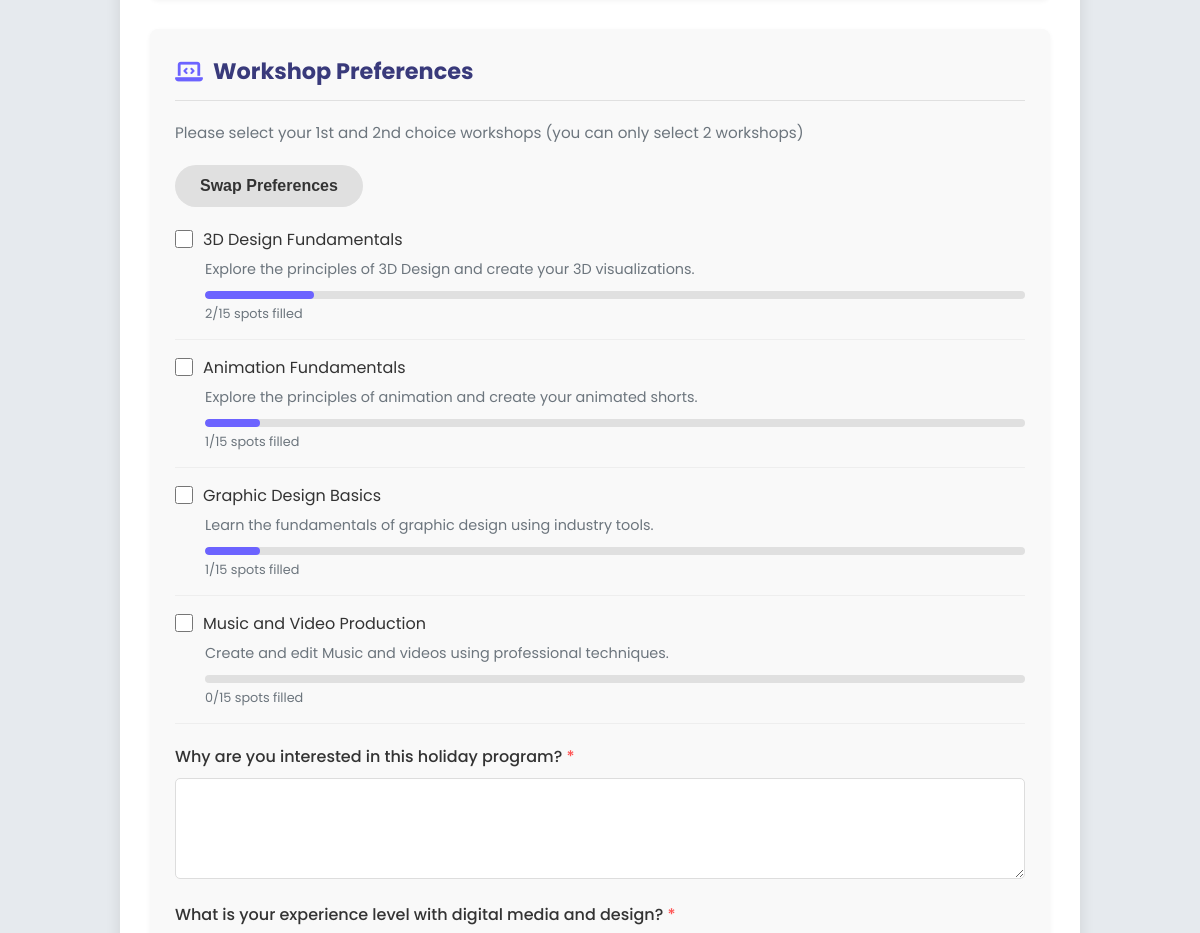
The page /app/Views/holidayPrograms/holidayProgramRegistration.php?program_id=1 (signed in, middle part) on the database as committed earlier.
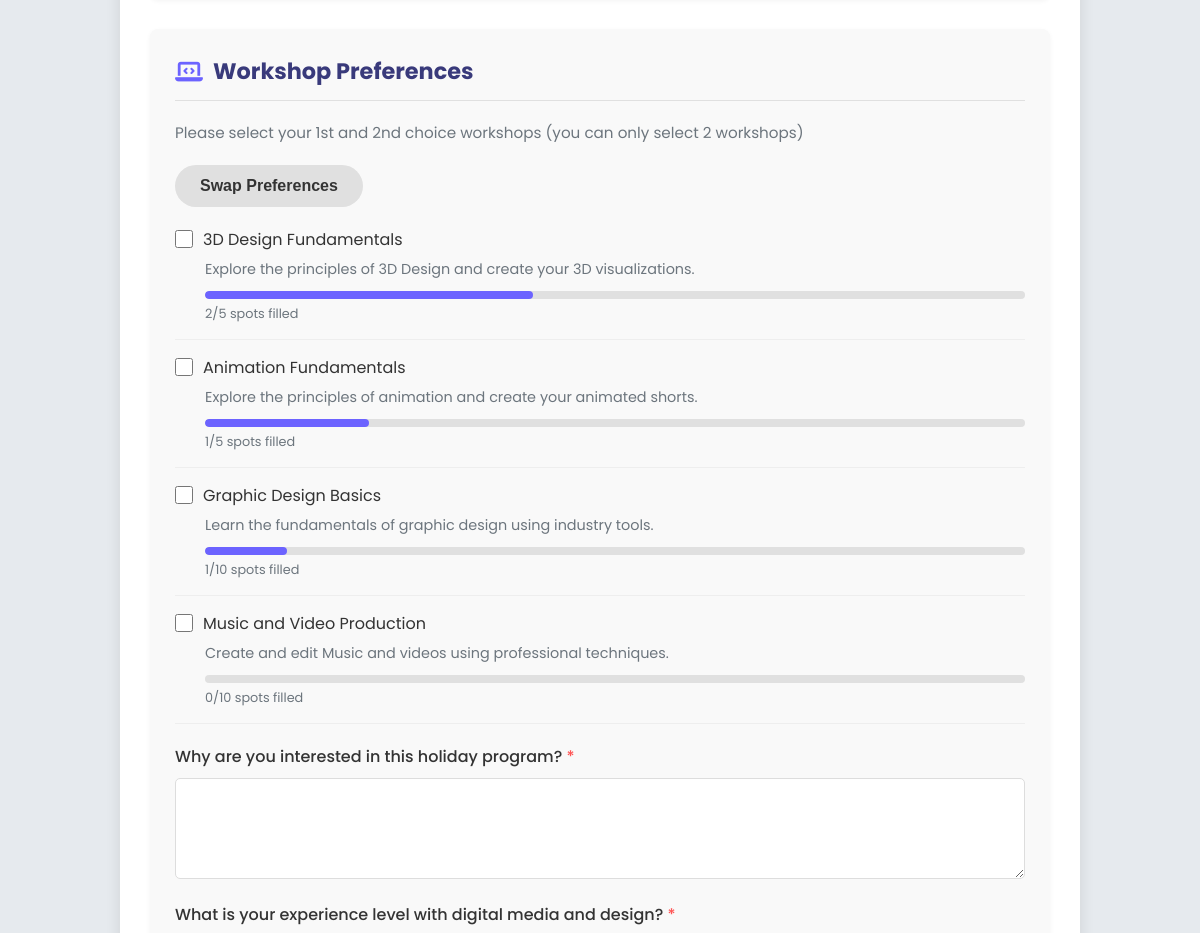
The same page on the database as committed later.
### tables this page shows
CREATE TABLE `holiday_program_workshops` (
  `id` int(11) NOT NULL,
  `program_id` int(11) NOT NULL,
  `title` varchar(255) NOT NULL,
  `description` text DEFAULT NULL,
  `instructor` varchar(255) DEFAULT NULL,
  `max_participants` int(11) DEFAULT 15,
  `start_time` time DEFAULT NULL,
  `end_time` time DEFAULT NULL,
  `location` varchar(255) DEFAULT NULL,
  `created_at` timestamp NOT NULL DEFAULT current_timestamp(),
  `updated_at` timestamp NOT NULL DEFAULT current_timestamp() ON UPDATE current_timestamp()
);

### app/Views/holidayPrograms/holidayProgramRegistration.php (the view, shortened to what the changed rows need)
<?php
require_once '../../../server.php';
$formSubmitted = false;
$registrationSuccess = false;
$isMemberFull = false;
$isMentorFull = false;
$isEditing = isset($_GET['edit']) && $_GET['edit'] == 1;
$programId = isset($_GET['program_id']) ? intval($_GET['program_id']) : 1;
$programDetails = [];
$sql = "SELECT * FROM holiday_programs WHERE id = ?";
$stmt = $conn->prepare($sql);
$stmt->bind_param("i", $programId);
$stmt->execute();
$result = $stmt->get_result();
if ($result->num_rows > 0) {
    $programDetails = $result->fetch_assoc();
}
$programId = isset($_GET['program_id']) ? intval($_GET['program_id']) : 1;
function getWorkshopEnrollmentCounts($conn, $programId) {
    $counts = [];
    $sql = "SELECT id, title, max_participants
            FROM holiday_program_workshops
            WHERE program_id = ?";
    $stmt = $conn->prepare($sql);
    $stmt->bind_param("i", $programId);
    $stmt->execute();
    $result = $stmt->get_result();
    while ($row = $result->fetch_assoc()) {
        $counts[$row['id']] = [
            'title' => $row['title'],
            'max' => $row['max_participants'],
            'enrolled' => 0
        ];
    }
    $sqlPrefs = "SELECT workshop_preference
                 FROM holiday_program_attendees
                 WHERE program_id = ? AND mentor_registration = 0";
    $stmtPrefs = $conn->prepare($sqlPrefs);
    $stmtPrefs->bind_param("i", $programId);
    $stmtPrefs->execute();
    $resultPrefs = $stmtPrefs->get_result();
    while ($row = $resultPrefs->fetch_assoc()) {
        $preferences = json_decode($row['workshop_preference'], true);
        $topPreference = is_array($preferences[0]) ? $preferences[0]['id'] : $preferences[0];
        if (isset($counts[$topPreference])) {
            $counts[$topPreference]['enrolled']++;
        }
    }
    return $counts;
}
$workshopEnrollmentCounts = getWorkshopEnrollmentCounts($conn, $programId);
$workshops = [];
$sql = "SELECT * FROM holiday_program_workshops WHERE program_id = ? ORDER BY title";
$stmt = $conn->prepare($sql);
$stmt->bind_param("i", $programId);
$stmt->execute();
$result = $stmt->get_result();
if ($result->num_rows > 0) {
    while ($row = $result->fetch_assoc()) {
        $workshops[] = $row;
    }
}
?>
<!DOCTYPE html>
<html lang="en">
<head>
    <link rel="stylesheet" href="../../../public/assets/css/holidayProgramStyles.css">
    <link rel="stylesheet" href="https://cdnjs.cloudflare.com/ajax/libs/font-awesome/6.4.0/css/all.min.css">
</head>
    <?php include './holidayPrograms-header.php'; ?>
    <main class="registration-container">
        <?php if ($formSubmitted && $registrationSuccess): ?>
            <div class="success-message">
                <div class="success-content">
                    <i class="fas fa-check-circle"></i>
                    <?php if (isset($_POST['mentor_registration']) && $_POST['mentor_registration'] == 1): ?>
                        <h2>Mentor Registration Submitted!</h2>
                        <p>Thank you for registering as a mentor for the <?php echo htmlspecialchars($programDetails['title']); ?> holiday program. We've sent a confirmation email to <?php echo htmlspecialchars($email); ?>. Your application will be reviewed by our program coordinator.</p>
                        <div class="next-steps">
                            <h3>Next Steps:</h3>
                            <ul>
                                <li>Check your email for confirmation and additional information</li>
                                <li>You will be notified about the status of your application within 5 business days</li>
                                <li>If approved, you'll receive details about mentor training and workshop preparation</li>
                            </ul>
                        </div>
                    <?php else: ?>
                        <h2>Registration Successful!</h2>
                        <p>Thank you for registering for the <?php echo htmlspecialchars($programDetails['title']); ?> holiday program. We've sent a confirmation email to <?php echo htmlspecialchars($email); ?> with all the details.</p>
                        <div class="next-steps">
                            <h3>Next Steps:</h3>
                            <ul>
                                <li>Check your email for confirmation and additional information</li>
                                <li>Mark your calendar for <?php echo htmlspecialchars($programDetails['dates']); ?></li>
                                <li>Prepare any materials or equipment mentioned in the email</li>
                            </ul>
                        </div>
                    <?php endif; ?>
                    <div class="action-buttons">
                        <a href="holiday-dashboard.php" class="primary-button">Go to Dashboard</a>
                        <a href="holidayProgramIndex.php" class="secondary-button">Back to Programs</a>
                    </div>
                </div>
            </div>
        <?php else: ?>
        <?php
        if ($isEditing || !($isMemberFull && $isMentorFull)):
        ?>
        <div class="registration-form-container">
            <form method="POST" action="" class="registration-form" id="registration-form" novalidate>
                <div id="workshop_preferences_section" class="form-section">
                    <h2><i class="fas fa-laptop-code"></i> Workshop Preferences</h2>
                    <div class="workshop-options">
                        <?php foreach ($workshops as $workshop):
                            $capacity = $workshopEnrollmentCounts[$workshop['id']] ?? null;
                            $isFull = $capacity && $capacity['enrolled'] >= $capacity['max'];
                            $capacityPercentage = $capacity ? ($capacity['enrolled'] / $capacity['max']) * 100 : 0;
                            $workshopClass = $isFull ? 'workshop-option full-workshop' : 'workshop-option';
                        ?>
                            <div class="<?php echo $workshopClass; ?>">
                                <div class="checkbox-group">
                                    <input type="checkbox" id="workshop_<?php echo $workshop['id']; ?>"
                                        name="workshop_preference[]" value="<?php echo $workshop['id']; ?>"
                                        <?php echo $isFull ? 'disabled' : ''; ?>>
                                    <label for="workshop_<?php echo $workshop['id']; ?>"><?php echo htmlspecialchars($workshop['title']); ?></label>
                                </div>
                                <p class="workshop-description"><?php echo htmlspecialchars($workshop['description']); ?></p>
                                <?php if ($capacity): ?>
                                <div class="capacity-indicator">
                                    <div class="capacity-bar">
                                        <div class="capacity-fill" style="width: <?php echo min($capacityPercentage, 100); ?>%;"></div>
                                    </div>
                                    <div class="capacity-text">
                                        <?php echo $capacity['enrolled']; ?>/<?php echo $capacity['max']; ?> spots filled
                                    </div>
                                </div>
                                <?php endif; ?>
                            </div>
                        <?php endforeach; ?>
                    </div>
                </div>
            </form>
        </div>
        <?php endif; ?>
    <?php endif; ?>
    </main>
</body>
</html>

Rows that differ between the two databases and show on the page:
changed holiday_program_workshops "3D Design Fundamentals": min($capacityPercentage, 100) 13.333333333333 → 40 (drawn); id "15" → "5"
changed holiday_program_workshops "Animation Fundamentals": max_participants "15" → "5"
changed holiday_program_workshops "Graphic Design Basics": min($capacityPercentage, 100) 6.6666666666667 → 10 (drawn); id "15" → "10"
changed holiday_program_workshops "Music and Video Production": id "15" → "10"
